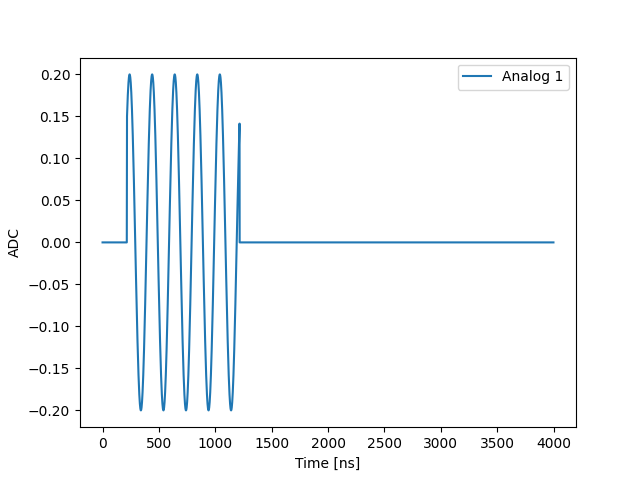

Generate this figure with Python:
"""
hello_qua.py: Your first QUA script
Author: Gal Winer - Quantum Machines
Created: 7/11/2020
Created on QUA version: 0.5.138
"""

from qm.QuantumMachinesManager import QuantumMachinesManager
from qm.qua import *
from qm import SimulationConfig

config = {

    'version': 1,

    'controllers': {

        "con1": {
            'type': 'opx1',
            'analog_outputs': {
                1: {'offset': +0.0},
            },
        }
    },

    'elements': {

        "qe1": {
            "singleInput": {
                "port": ("con1", 1)
            },
            'intermediate_frequency': 5e6,
            'operations': {
                'playOp': "constPulse",
            },
        },
    },

    "pulses": {
        "constPulse": {
            'operation': 'control',
            'length': 1000,
            'waveforms': {
                'single': 'const_wf'
            }
        },
    },

    "waveforms": {
        'const_wf': {
            'type': 'constant',
            'sample': 0.2
        },
    },
}
QMm = QuantumMachinesManager()

with program() as prog:
    play('playOp', 'qe1')

QM1 = QMm.open_qm(config)
job = QM1.simulate(prog,
                   SimulationConfig(int(1000)))

samples = job.get_simulated_samples()
samples.con1.plot()
